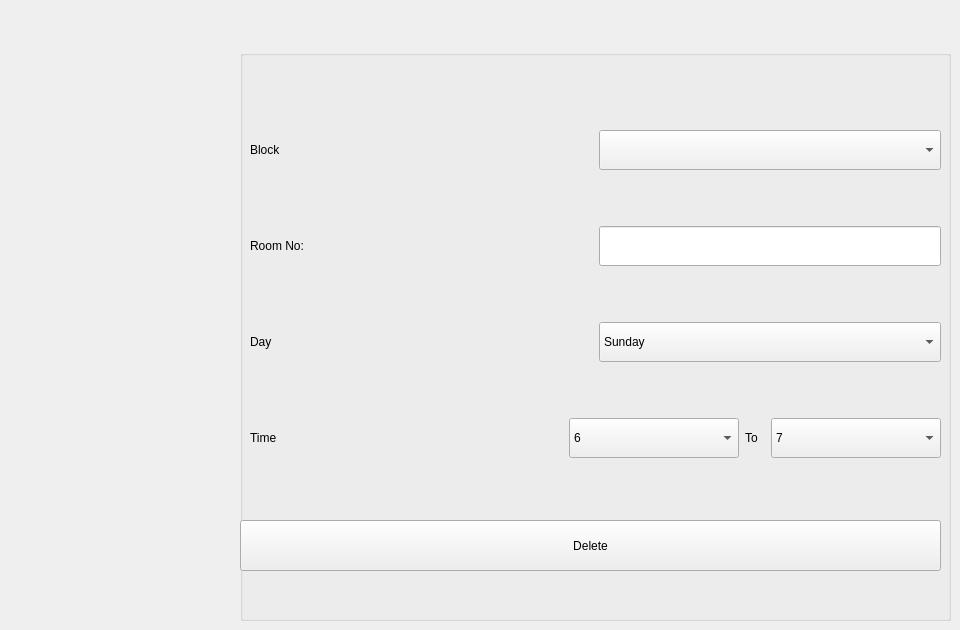
          <widget class="QWidget" name="tab_8">
           <attribute name="title">
            <string>Delete Class </string>
           </attribute>
           <widget class="QGroupBox" name="groupBox_6">
            <property name="geometry">
             <rect>
              <x>240</x>
              <y>50</y>
              <width>711</width>
              <height>571</height>
             </rect>
            </property>
            <property name="sizePolicy">
             <sizepolicy hsizetype="Minimum" vsizetype="Minimum">
              <horstretch>0</horstretch>
              <verstretch>0</verstretch>
             </sizepolicy>
            </property>
            <property name="minimumSize">
             <size>
              <width>0</width>
              <height>40</height>
             </size>
            </property>
            <property name="title">
             <string/>
            </property>
            <property name="alignment">
             <set>Qt::AlignBottom|Qt::AlignHCenter</set>
            </property>
            <property name="flat">
             <bool>false</bool>
            </property>
            <widget class="QPushButton" name="delete_2">
             <property name="geometry">
              <rect>
               <x>0</x>
               <y>470</y>
               <width>701</width>
               <height>51</height>
              </rect>
             </property>
             <property name="text">
              <string>Delete</string>
             </property>
            </widget>
            <widget class="QWidget" name="layoutWidget">
             <property name="geometry">
              <rect>
               <x>10</x>
               <y>30</y>
               <width>691</width>
               <height>431</height>
              </rect>
             </property>
             <layout class="QVBoxLayout" name="verticalLayout_8">
              <item>
               <layout class="QHBoxLayout" name="horizontalLayout_32">
                <item>
                 <widget class="QLabel" name="label_11">
                  <property name="text">
                   <string>Block</string>
                  </property>
                 </widget>
                </item>
                <item>
                 <widget class="QComboBox" name="del_block">
                  <property name="minimumSize">
                   <size>
                    <width>330</width>
                    <height>40</height>
                   </size>
                  </property>
                 </widget>
                </item>
               </layout>
              </item>
              <item>
               <layout class="QHBoxLayout" name="horizontalLayout_41">
                <item>
                 <widget class="QLabel" name="label_46">
                  <property name="text">
                   <string>Room No:</string>
                  </property>
                 </widget>
                </item>
                <item>
                 <widget class="QLineEdit" name="del_room">
                  <property name="sizePolicy">
                   <sizepolicy hsizetype="Minimum" vsizetype="Fixed">
                    <horstretch>0</horstretch>
                    <verstretch>0</verstretch>
                   </sizepolicy>
                  </property>
                  <property name="minimumSize">
                   <size>
                    <width>330</width>
                    <height>40</height>
                   </size>
                  </property>
                 </widget>
                </item>
               </layout>
              </item>
              <item>
               <layout class="QHBoxLayout" name="horizontalLayout_42">
                <item>
                 <widget class="QLabel" name="label_47">
                  <property name="text">
                   <string>Day</string>
                  </property>
                 </widget>
                </item>
                <item>
                 <widget class="QComboBox" name="del_day">
                  <property name="minimumSize">
                   <size>
                    <width>0</width>
                    <height>40</height>
                   </size>
                  </property>
                  <item>
                   <property name="text">
                    <string>Sunday</string>
                   </property>
                  </item>
                  <item>
                   <property name="text">
                    <string>Monday</string>
                   </property>
                  </item>
                  <item>
                   <property name="text">
                    <string>Tuesday</string>
                   </property>
                  </item>
                  <item>
                   <property name="text">
                    <string>Wednesday</string>
                   </property>
                  </item>
                  <item>
                   <property name="text">
                    <string>Thursday</string>
                   </property>
                  </item>
                  <item>
                   <property name="text">
                    <string>Friday</string>
                   </property>
                  </item>
                 </widget>
                </item>
               </layout>
              </item>
              <item>
               <layout class="QHBoxLayout" name="horizontalLayout_43">
                <item>
                 <widget class="QLabel" name="label_48">
                  <property name="text">
                   <string>Time</string>
                  </property>
                 </widget>
                </item>
                <item>
                 <widget class="QComboBox" name="del_start_time">
                  <property name="sizePolicy">
                   <sizepolicy hsizetype="Maximum" vsizetype="Maximum">
                    <horstretch>0</horstretch>
                    <verstretch>0</verstretch>
                   </sizepolicy>
                  </property>
                  <property name="minimumSize">
                   <size>
                    <width>170</width>
                    <height>40</height>
                   </size>
                  </property>
                  <item>
                   <property name="text">
                    <string>6</string>
                   </property>
                  </item>
                  <item>
                   <property name="text">
                    <string>7</string>
                   </property>
                  </item>
                  <item>
                   <property name="text">
                    <string>8</string>
                   </property>
                  </item>
                  <item>
                   <property name="text">
                    <string>9</string>
                   </property>
                  </item>
                  <item>
                   <property name="text">
                    <string>10</string>
                   </property>
                  </item>
                  <item>
                   <property name="text">
                    <string>11</string>
                   </property>
                  </item>
                  <item>
                   <property name="text">
                    <string>12</string>
                   </property>
                  </item>
                  <item>
                   <property name="text">
                    <string>13</string>
                   </property>
                  </item>
                  <item>
                   <property name="text">
                    <string>14</string>
                   </property>
                  </item>
                  <item>
                   <property name="text">
                    <string>15</string>
                   </property>
                  </item>
                  <item>
                   <property name="text">
                    <string>16</string>
                   </property>
                  </item>
                  <item>
                   <property name="text">
                    <string>17</string>
                   </property>
                  </item>
                  <item>
                   <property name="text">
                    <string>18</string>
                   </property>
                  </item>
                  <item>
                   <property name="text">
                    <string/>
                   </property>
                  </item>
                 </widget>
                </item>
                <item>
                 <widget class="QLabel" name="label_49">
                  <property name="sizePolicy">
                   <sizepolicy hsizetype="Fixed" vsizetype="Minimum">
                    <horstretch>0</horstretch>
                    <verstretch>0</verstretch>
                   </sizepolicy>
                  </property>
                  <property name="minimumSize">
                   <size>
                    <width>20</width>
                    <height>0</height>
                   </size>
                  </property>
                  <property name="text">
                   <string>To</string>
                  </property>
                 </widget>
                </item>
                <item>
                 <widget class="QComboBox" name="del_end_time">
                  <property name="sizePolicy">
                   <sizepolicy hsizetype="Maximum" vsizetype="Fixed">
                    <horstretch>0</horstretch>
                    <verstretch>0</verstretch>
                   </sizepolicy>
                  </property>
                  <property name="minimumSize">
                   <size>
                    <width>170</width>
                    <height>40</height>
                   </size>
                  </property>
                  <item>
                   <property name="text">
                    <string>7</string>
                   </property>
                  </item>
                  <item>
                   <property name="text">
                    <string>8</string>
                   </property>
                  </item>
                  <item>
                   <property name="text">
                    <string>9</string>
                   </property>
                  </item>
                  <item>
                   <property name="text">
                    <string>10</string>
                   </property>
                  </item>
                  <item>
                   <property name="text">
                    <string>11</string>
                   </property>
                  </item>
                  <item>
                   <property name="text">
                    <string>12</string>
                   </property>
                  </item>
                  <item>
                   <property name="text">
                    <string>13</string>
                   </property>
                  </item>
                  <item>
                   <property name="text">
                    <string>14</string>
                   </property>
                  </item>
                  <item>
                   <property name="text">
                    <string>15</string>
                   </property>
                  </item>
                  <item>
                   <property name="text">
                    <string>16</string>
                   </property>
                  </item>
                  <item>
                   <property name="text">
                    <string>17</string>
                   </property>
                  </item>
                  <item>
                   <property name="text">
                    <string>18</string>
                   </property>
                  </item>
                  <item>
                   <property name="text">
                    <string>19</string>
                   </property>
                  </item>
                  <item>
                   <property name="text">
                    <string/>
                   </property>
                  </item>
                 </widget>
                </item>
               </layout>
              </item>
             </layout>
            </widget>
           </widget>
          </widget>
